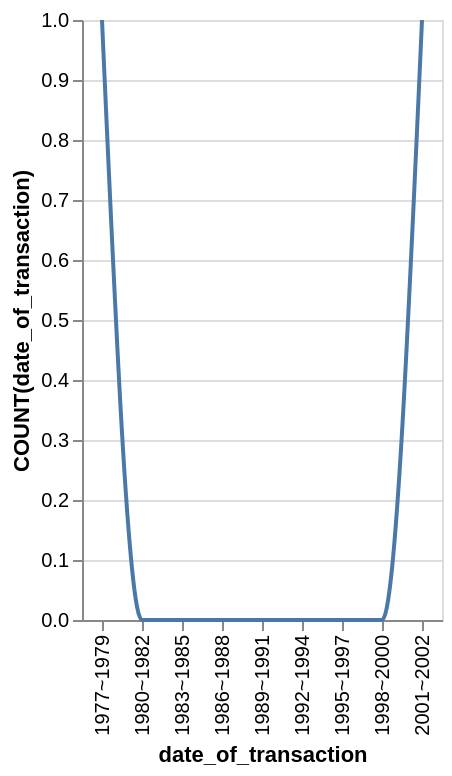

Source (Vega-Lite JSON):
### Vega-Lite specification from a JSON file in a GitHub repository (floating-point values rounded to 4 significant figures)
{"data": {"values": [{"x_data": "1977~1979", "y_data": 1}, {"x_data": "1980~1982", "y_data": 0}, {"x_data": "1983~1985", "y_data": 0}, {"x_data": "1986~1988", "y_data": 0}, {"x_data": "1989~1991", "y_data": 0}, {"x_data": "1992~1994", "y_data": 0}, {"x_data": "1995~1997", "y_data": 0}, {"x_data": "1998~2000", "y_data": 0}, {"x_data": "2001~2002", "y_data": 1}]}, "mark": {"type": "line", "interpolate": "monotone"}, "encoding": {"x": {"field": "x_data", "type": "nominal", "title": "date_of_transaction", "sort": "ascending"}, "y": {"field": "y_data", "type": "quantitative", "title": "COUNT(date_of_transaction)"}}}
